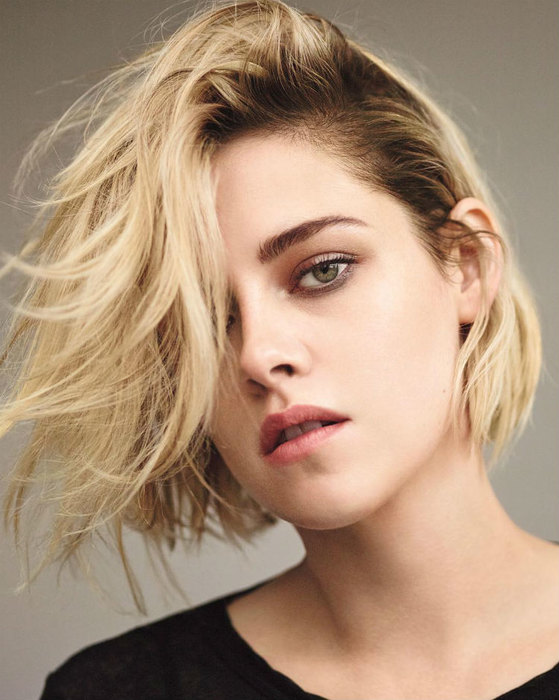
//> input picture groups/1506-1/mishutin_as/1-test-version/TestVersion/TestVersion/source3.png, 559 x 700 px
$ ./Main 3 2   (built with g++ and OpenCV 4)
//> lines starting //> are read from the running program, lines starting //| are printed output that depends on the picture; after the words box and inside, x2 and y2 are one past the last pixel; in counts of white or black regions, pixels touching at a corner belong together
//> further down, source is the input picture: 700 rows x 559 cols, CV_8UC3; mean B, G, R 120.6, 145, 172.5
### groups/1506-1/mishutin_as/1-test-version/TestVersion/TestVersion/SeqFilter.h
#pragma once
#include <opencv2/imgproc/imgproc.hpp>
#include <opencv2/highgui/highgui.hpp>
#include <opencv2/core/core.hpp>

using namespace cv;

void seqGaussFilter(Mat& source, Mat& output, int radius, double sigma);
void fillKernel(double **kernel, int radius, double sigma);

### groups/1506-1/mishutin_as/1-test-version/TestVersion/TestVersion/SeqFilter.cpp
#include "SeqFilter.h"
#include <iostream>
#include <cmath>

using namespace cv;

//fill kernel for gaussian blur
void fillKernel(double **kernel, int radius, double sigma) {
for (int i = -radius; i <= radius; ++i) {
	for (int j = -radius; j <= radius; ++j) {
		kernel[i+radius][j+radius] = 1 / (2 * CV_PI*sigma*sigma)*(exp(-(i*i + j*j) / (2 * sigma*sigma)));
		}
	}
}

//sequential gaussian filter
void seqGaussFilter(Mat& source, Mat& output1, int radius, double sigma) {
//> called with radius = 1, sigma = 2
	if (sigma < 0) return;
	if (source.cols == 1 || source.rows == 1) return;
	if (source.data == NULL) return;
	double **kernel;
	//output is a temporary matrix
	Mat output = Mat::zeros(source.rows + 2, source.cols + 2, CV_8UC3);
	kernel = new double*[radius * 2 + 1];
	for (int i = 0; i < radius * 2 + 1; ++i) kernel[i] = new double[radius * 2 + 1];
	fillKernel(kernel, radius, sigma);
	// [8 lines of commented-out code are left out]
	output.at<Vec3b>(0, 0)[0] = source.at<Vec3b>(0, 0)[0];
	output.at<Vec3b>(0, 0)[1] = source.at<Vec3b>(0, 0)[1];
//> output: 702 rows x 561 cols, CV_8UC3; mean B, G, R 0, 0, 0
	output.at<Vec3b>(0, 0)[2] = source.at<Vec3b>(0, 0)[2];
//> output: 702 rows x 561 cols, CV_8UC3; mean B, G, R 0, 0, 0
	//left bot corner
	output.at<Vec3b>(output.rows - 1, 0)[0] = source.at<Vec3b>(source.rows - 1, 0)[0];
//> output: 702 rows x 561 cols, CV_8UC3; mean B, G, R 0, 0, 0
	output.at<Vec3b>(output.rows - 1, 0)[1] = source.at<Vec3b>(source.rows - 1, 0)[1];
//> output: 702 rows x 561 cols, CV_8UC3; mean B, G, R 0, 0, 0
	output.at<Vec3b>(output.rows - 1, 0)[2] = source.at<Vec3b>(source.rows - 1, 0)[2];
//> output: 702 rows x 561 cols, CV_8UC3; mean B, G, R 0, 0, 0
	//right top	corner
	output.at<Vec3b>(0, output.cols - 1)[0] = source.at<Vec3b>(0, source.cols - 1)[0];
//> output: 702 rows x 561 cols, CV_8UC3; mean B, G, R 0, 0, 0
	output.at<Vec3b>(0, output.cols - 1)[1] = source.at<Vec3b>(0, source.cols - 1)[1];
//> output: 702 rows x 561 cols, CV_8UC3; mean B, G, R 0, 0, 0
	output.at<Vec3b>(0, output.cols - 1)[2] = source.at<Vec3b>(0, source.cols - 1)[2];
//> output: 702 rows x 561 cols, CV_8UC3; mean B, G, R 0, 0, 0
	//right bot corner
	output.at<Vec3b>(output.rows - 1, output.cols - 1)[0] = source.at<Vec3b>(source.rows - 1, source.cols - 1)[0];
//> output: 702 rows x 561 cols, CV_8UC3; mean B, G, R 0, 0, 0
	output.at<Vec3b>(output.rows - 1, output.cols - 1)[1] = source.at<Vec3b>(source.rows - 1, source.cols - 1)[1];
//> output: 702 rows x 561 cols, CV_8UC3; mean B, G, R 0, 0, 0
	output.at<Vec3b>(output.rows - 1, output.cols - 1)[2] = source.at<Vec3b>(source.rows - 1, source.cols - 1)[2];
//> output: 702 rows x 561 cols, CV_8UC3; mean B, G, R 0, 0, 0

	//copying left border
	for (int i = 0; i < source.rows; ++i) {
		output.at<Vec3b>(i + 1, 0)[0] = source.at<Vec3b>(i, 0)[0];
		output.at<Vec3b>(i + 1, 0)[1] = source.at<Vec3b>(i, 0)[1];
		output.at<Vec3b>(i + 1, 0)[2] = source.at<Vec3b>(i, 0)[2];
	}
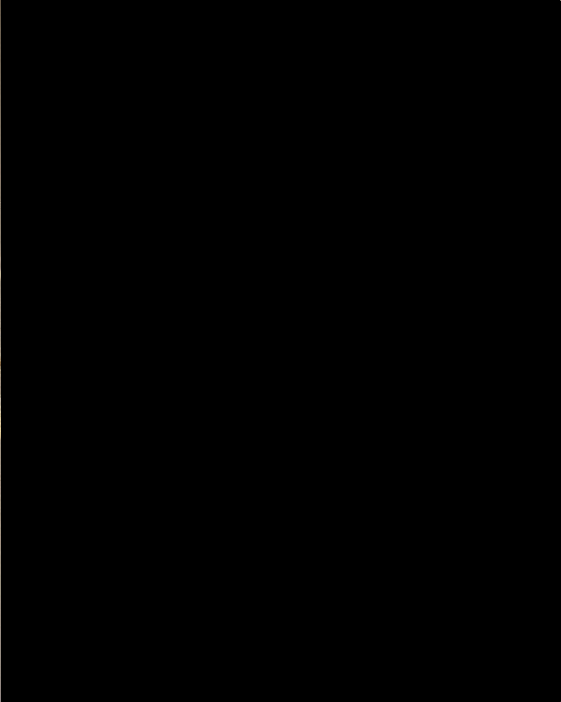
//> output: 702 rows x 561 cols, CV_8UC3; mean B, G, R 0.2, 0.2, 0.3
	//copying right border
	for (int i = 0; i < source.rows; ++i) {
		output.at<Vec3b>(i + 1, output.cols - 1)[0] = source.at<Vec3b>(i, source.cols - 1)[0];
		output.at<Vec3b>(i + 1, output.cols - 1)[1] = source.at<Vec3b>(i, source.cols - 1)[1];
		output.at<Vec3b>(i + 1, output.cols - 1)[2] = source.at<Vec3b>(i, source.cols - 1)[2];
	}
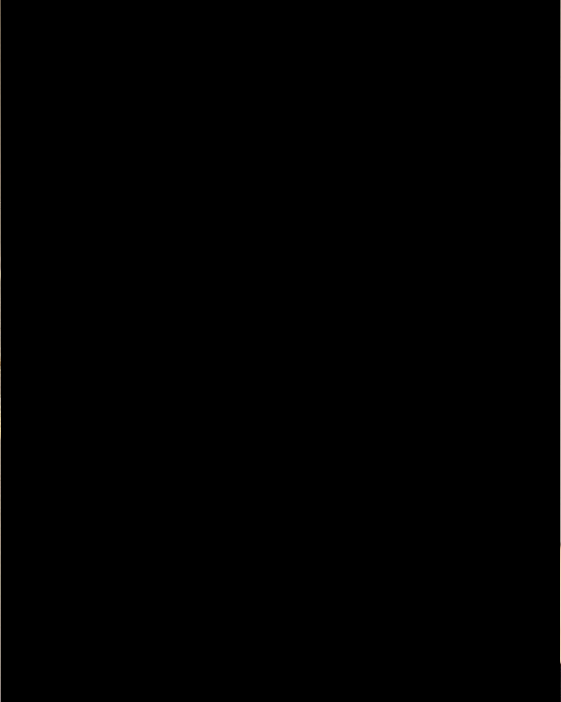
//> output: 702 rows x 561 cols, CV_8UC3; 0.18% of pixels changed, all inside (x1, y1, x2, y2) = (560, 1, 561, 701)
	//copying top border
	for (int j = 0; j < source.cols; ++j) {
		output.at<Vec3b>(0, j + 1)[0] = source.at<Vec3b>(0, j)[0];
		output.at<Vec3b>(0, j + 1)[1] = source.at<Vec3b>(0, j)[1];
		output.at<Vec3b>(0, j + 1)[2] = source.at<Vec3b>(0, j)[2];
	}
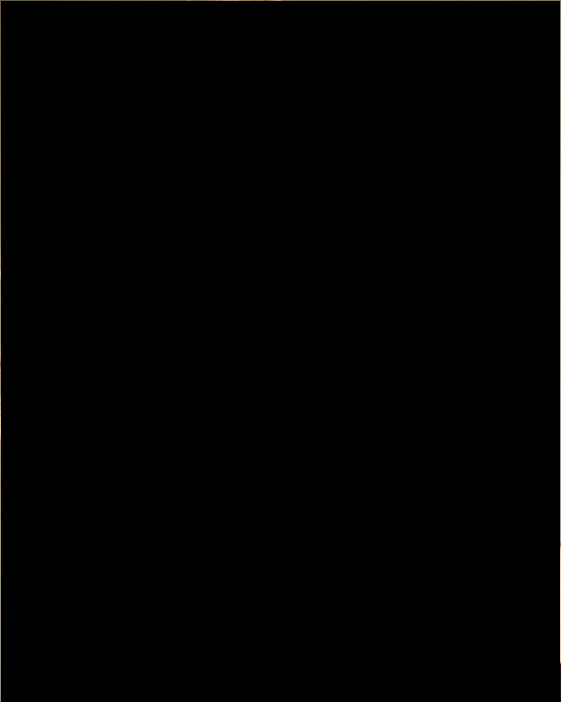
//> output: 702 rows x 561 cols, CV_8UC3; 0.14% of pixels changed, all inside (x1, y1, x2, y2) = (1, 0, 560, 1)
	//copying bot border
	for (int j = 0; j < source.cols; ++j) {
		output.at<Vec3b>(output.rows - 1, j + 1)[0] = source.at<Vec3b>(source.rows - 1, j)[0];
		output.at<Vec3b>(output.rows - 1, j + 1)[1] = source.at<Vec3b>(source.rows - 1, j)[1];
		output.at<Vec3b>(output.rows - 1, j + 1)[2] = source.at<Vec3b>(source.rows - 1, j)[2];
	}
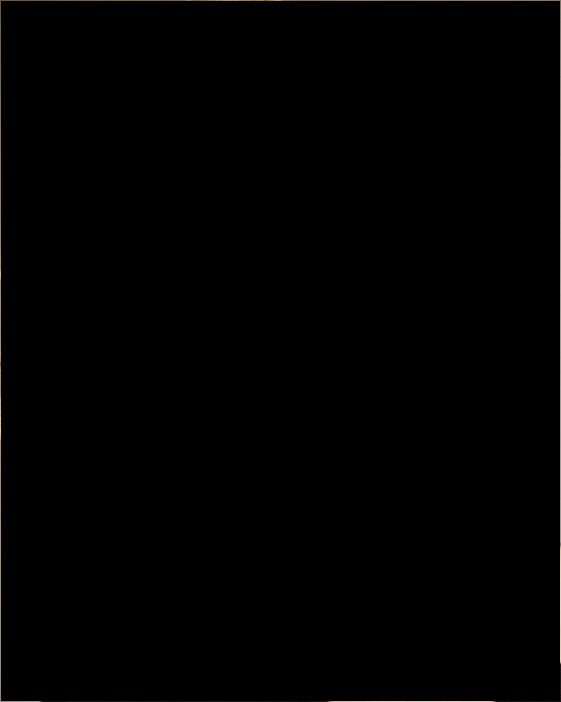
//> output: 702 rows x 561 cols, CV_8UC3; 0.14% of pixels changed, all inside (x1, y1, x2, y2) = (1, 701, 560, 702)
	//copying the rest of the image
	for (int i = 0; i < source.rows; ++i) {
		for (int j = 0; j < source.cols; ++j) {
			output.at<Vec3b>(i + 1, j + 1)[0] = source.at<Vec3b>(i, j)[0];
			output.at<Vec3b>(i + 1, j + 1)[1] = source.at<Vec3b>(i, j)[1];
			output.at<Vec3b>(i + 1, j + 1)[2] = source.at<Vec3b>(i, j)[2];
		}
	}
	//work with inner image
	for (int x = 1; x < output.rows - 1; ++x) {
		for (int y = 1; y < output.cols - 1; ++y) {
			double rSum = 0, gSum = 0, bSum = 0, kSum = 0;
			//work with kernel
			for (int i = 0; i < radius * 2 + 1; ++i) {
				for (int j = 0; j < radius * 2 + 1; ++j) {
					int posX = x + ( i - (radius * 2 + 1) / 2);
					int posY = y + (j - (radius * 2 + 1) / 2);
					int r = output.at<Vec3b>(posX, posY)[0];
					int g = output.at<Vec3b>(posX, posY)[1];
					int b = output.at<Vec3b>(posX, posY)[2];
					double kernelVal = kernel[i][j];
					rSum += r * kernelVal;
					gSum += g * kernelVal;
					bSum += b * kernelVal;

					kSum += kernelVal;

				}
			}
			if (kSum <= 0) kSum = 1;

			//Контролируем переполнения переменных
			rSum /= kSum;
			if (rSum < 0) rSum = 0;
			if (rSum > 255) rSum = 255;

			gSum /= kSum;
			if (gSum < 0) gSum = 0;
			if (gSum > 255) gSum = 255;

			bSum /= kSum;
			if (bSum < 0) bSum = 0;
			if (bSum > 255) bSum = 255;
			output.at<Vec3b>(x,y)[0] = rSum;
			output.at<Vec3b>(x, y)[1] = gSum;
			output.at<Vec3b>(x, y)[2] = bSum;

		}
	}
	//copying into the final image
	for (int i = 1; i < output.rows -1; ++i) {
		for (int j = 1; j < output.cols -1; ++j) {
			output1.at<Vec3b>(i - 1, j - 1)[0] = output.at<Vec3b>(i, j)[0];
			output1.at<Vec3b>(i - 1, j - 1)[1] = output.at<Vec3b>(i, j)[1];
			output1.at<Vec3b>(i - 1, j - 1)[2] = output.at<Vec3b>(i, j)[2];
		}
	}

	delete[]kernel;
}

### groups/1506-1/mishutin_as/1-test-version/TestVersion/TestVersion/Main.cpp
#include <iostream>
#include <opencv2/imgproc/imgproc.hpp>
#include <opencv2/highgui/highgui.hpp>
#include <opencv2/core/core.hpp>
#include "SeqFilter.h"
#include <string>

//do NOT change RADIUS
#define RADIUS 1

//linear image filtration, (blocks) Gaussian Filter 3x3

using namespace cv;
using namespace std;


int main(int argc, char** argv) {
	string sourceName = "../../TestVersion/source", outputName = "../../TestVersion/output", stdoutputName = "../../TestVersion/stdoutput";
	int number = 1;
	number = atoi(argv[1]);
	Mat source, output, stdfilter;

	sourceName += std::to_string(number) + ".png";
	outputName += std::to_string(number) + ".png";
	stdoutputName += std::to_string(number) + ".png";
	try {
		Exception e;
		source = imread(sourceName, CV_LOAD_IMAGE_COLOR);

		if (source.data != NULL) {
			printf("not null\n");
			source.copyTo(stdfilter);
			output = Mat::zeros(source.rows, source.cols, CV_8UC3);
			double sigma = stod(argv[2]);
			seqGaussFilter(source, output, RADIUS, sigma);

			imshow("source1", source);
			imshow("filtered", output);
			imwrite(outputName, output);

		}
		else {
			printf("null");
			throw e;

		}

	}

	catch (Exception e) {}
waitKey();
	return 0;
}

$ run again, on groups/1506-1/mishutin_as/1-test-version/TestVersion/TestVersion/source2.png
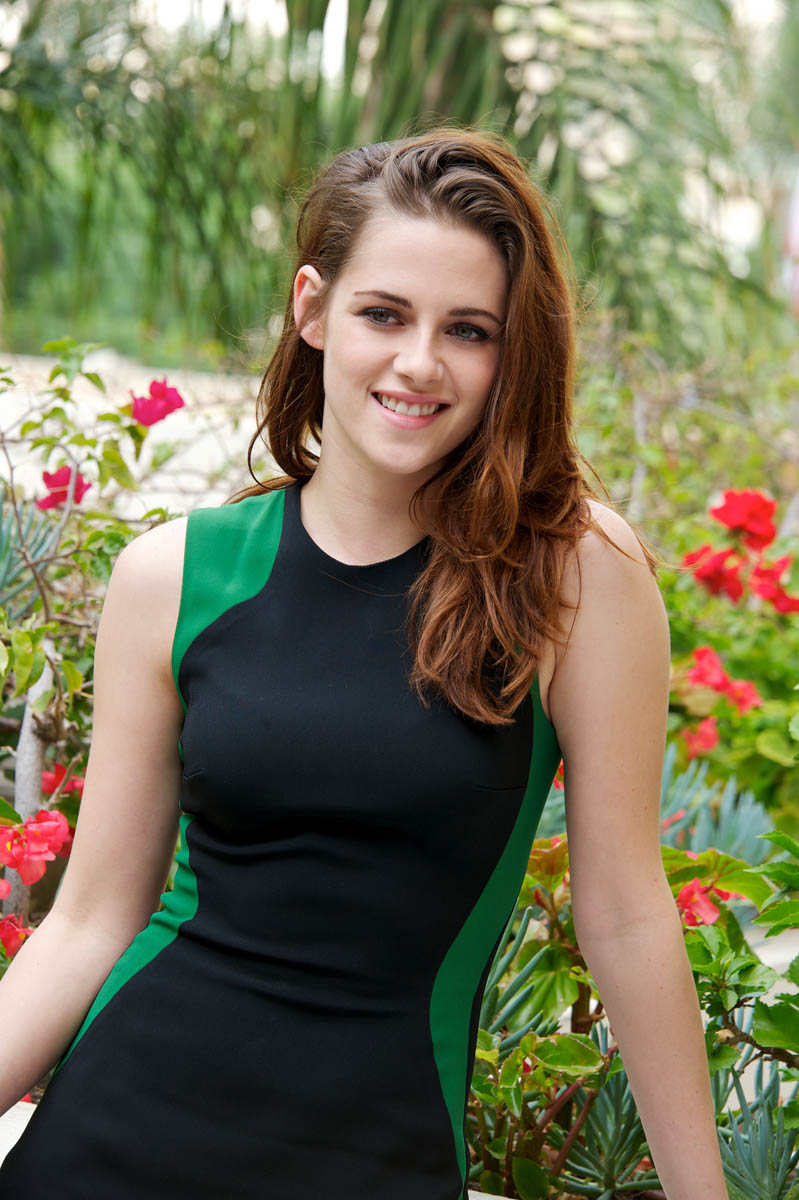
//> input picture groups/1506-1/mishutin_as/1-test-version/TestVersion/TestVersion/source2.png, 799 x 1200 px, given in place of source3.png, which was not available
//> source is the input picture: 1200 rows x 799 cols, CV_8UC3; mean B, G, R 85.1, 113.3, 115.5
//> after the loop in seqGaussFilter, `for (int i = 0; i < source.rows; ++i)`:
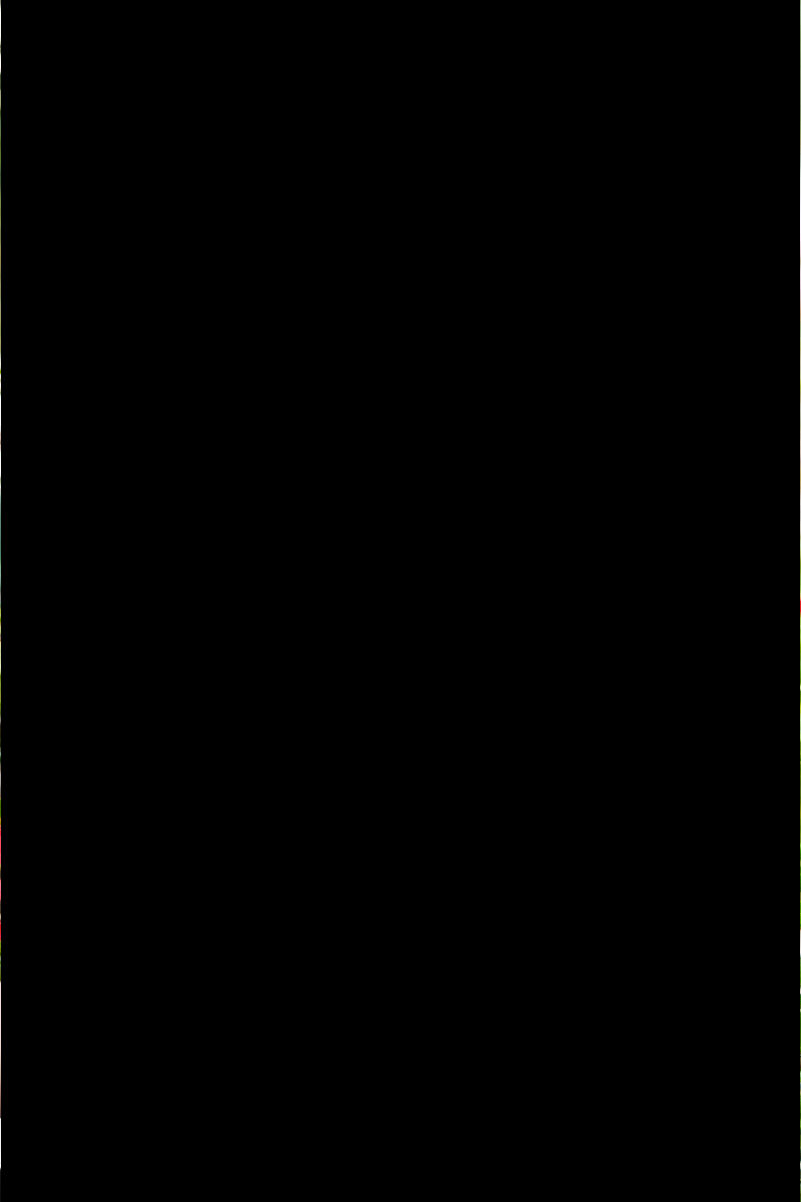
//> output: 1202 rows x 801 cols, CV_8UC3; mean B, G, R 0.3, 0.4, 0.4
//> after the loop in seqGaussFilter, `for (int j = 0; j < source.cols; ++j)`:
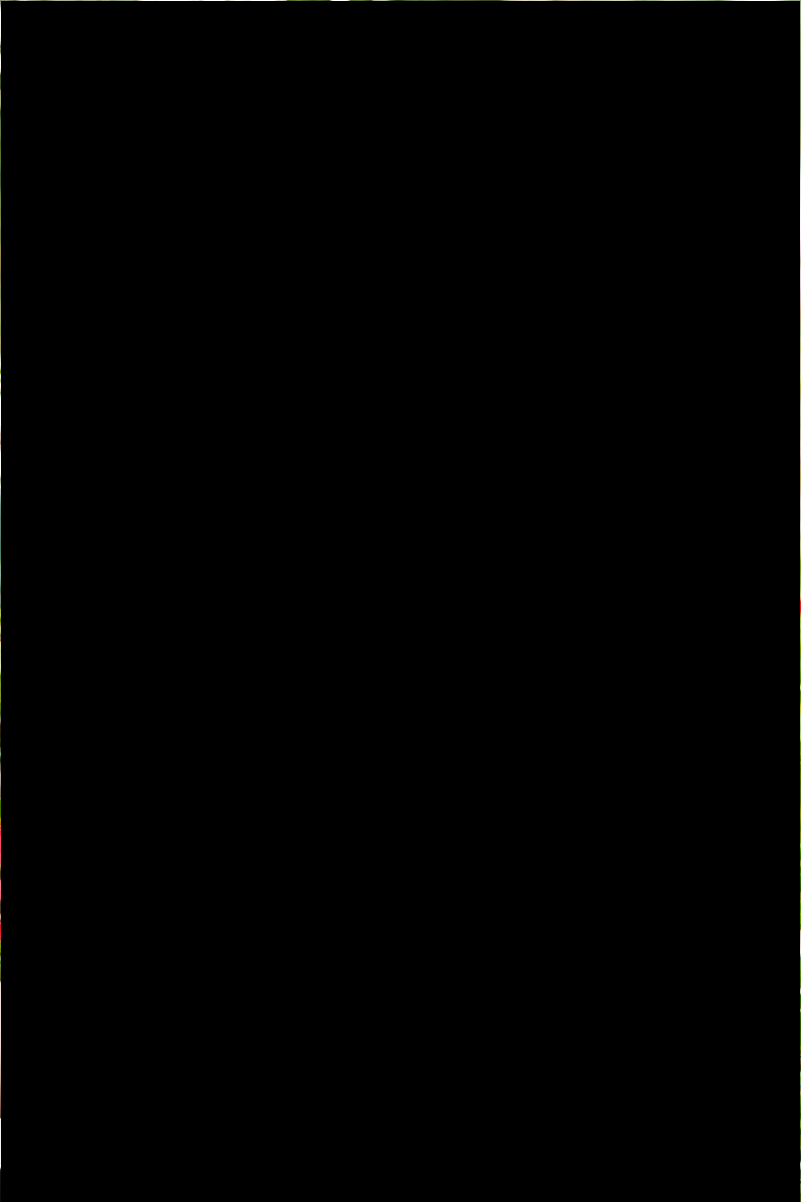
//> output: 1202 rows x 801 cols, CV_8UC3; 0.08% of pixels changed, all inside (x1, y1, x2, y2) = (1, 0, 800, 1)
